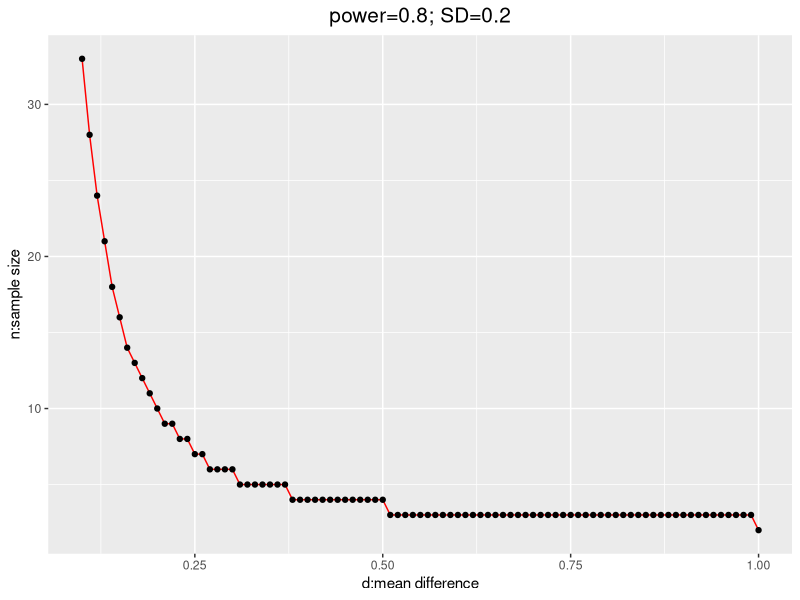
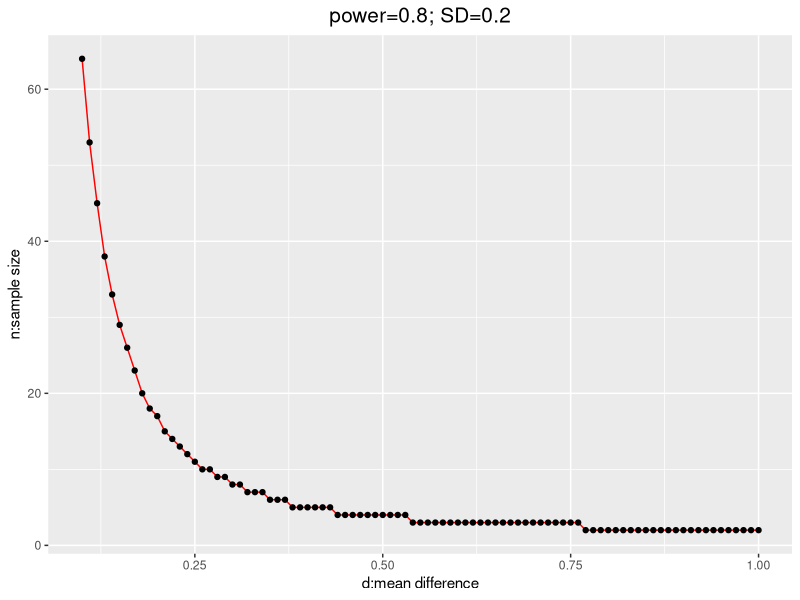
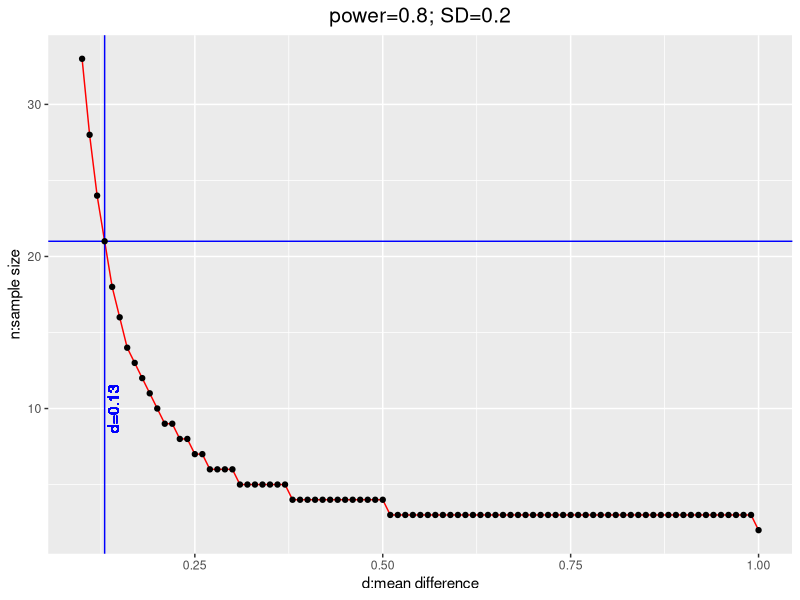

Write the R code that produced these figures, in order.
## ---- chunk 1
knitr::opts_chunk$set(echo = TRUE)
## ---- chunk 2
library(ggplot2)
d=seq(0.1, 1, by=0.01); SD=0.2
sample_size=numeric()
for (i in 1:length(d))
{
  test=power.t.test(power = .80, delta = d[i], alternative = "two.sided", sig.level=0.05, sd=SD, type="paired") # paired two sample t test 
  sample_size[i]=round(test$n)
}
ggplot(data=data.frame(d, sample_size), aes(x=d, y=sample_size, group=1)) +
  geom_line(color="red")+
  #geom_vline(xintercept=0.13, colour="blue") +
  #geom_text(aes(x=0.13, label="d=0.13", y=10), colour="blue", angle=90, vjust = 1.2, text=element_text(size=11))+
  #geom_hline(yintercept=21, colour="blue") +
  geom_point()+
  xlab("d:mean difference")+
  ylab("n:sample size")+
  ggtitle("power=0.8; SD=0.2")+
  theme(plot.title = element_text(hjust = 0.5, size=15))

## ---- chunk 3
library(ggplot2)
d=seq(0.1, 1, by=0.01); SD=0.2
sample_size=numeric()
for (i in 1:length(d))
{
  test=power.t.test(power = .80, delta = d[i], alternative = "two.sided", sig.level=0.05, sd=SD, type="two.sample") # two sample t test 
  sample_size[i]=round(test$n)
}
ggplot(data=data.frame(d, sample_size), aes(x=d, y=sample_size, group=1)) +
  geom_line(color="red")+
  #geom_vline(xintercept=0.13, colour="blue") +
  #geom_text(aes(x=0.13, label="d=0.13", y=10), colour="blue", angle=90, vjust = 1.2, text=element_text(size=11))+
  #geom_hline(yintercept=21, colour="blue") +
  geom_point()+
  xlab("d:mean difference")+
  ylab("n:sample size")+
  ggtitle("power=0.8; SD=0.2")+
  theme(plot.title = element_text(hjust = 0.5, size=15))

## ---- chunk 4
library(ggplot2)
d=seq(0.1, 1, by=0.01); SD=0.2
sample_size=numeric()
for (i in 1:length(d))
{
  test=power.t.test(power = .80, delta = d[i], alternative = "two.sided", sig.level=0.05, sd=SD, type="paired") # paired two sample t test 
  sample_size[i]=round(test$n)
}
ggplot(data=data.frame(d, sample_size), aes(x=d, y=sample_size, group=1)) +
  geom_line(color="red")+
  geom_vline(xintercept=0.13, colour="blue") +
  geom_text(aes(x=0.13, label="d=0.13", y=10), colour="blue", angle=90, vjust = 1.2, text=element_text(size=11))+
  geom_hline(yintercept=21, colour="blue") +
  geom_point()+
  xlab("d:mean difference")+
  ylab("n:sample size")+
  ggtitle("power=0.8; SD=0.2")+
  theme(plot.title = element_text(hjust = 0.5, size=15))

## ---- chunk 5
R.version
